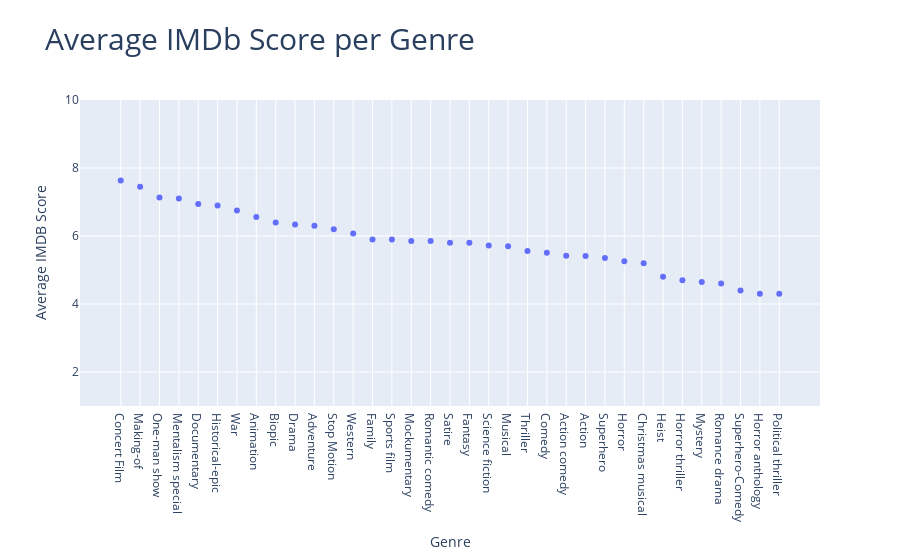

The notebook cell this image was saved under:
### Markdown cell above
# Guiding Question #4

### Is there a correlation between Genre and IMDb Score?
Question 4 which looks at the correlation between genre and rating is also important for Netflix to understand. This question can help Netflix to understand what genres happen to be best rated and not as well rated overall which gives Netflix feedback on the general consensus of its users of the quality of certain genres. This question in combination with question 3 can guide netflix into deciding what types of genres it should produce more of. For example if there is a genre Netflix produces less of but it is on average rated quite highly, it may be of interest for Netflix to provide its users with more content in that genre.

### Code cell
df_genreRating = df[["Genre", 'IMDB Score']]

# filter out all genre types
genre_typeRating = df_genreRating.loc[(df['Genre'] == "Documentary")|(df['Genre'] == "Thriller")|(df['Genre'] == "Horror thriller")|(df['Genre'] == "Mystery")
| (df['Genre'] == "Action")|(df['Genre'] == "Comedy")|(df['Genre'] == "Drama")|(df['Genre'] == "Romantic comedy")|(df['Genre'] == "Action comedy")
|(df['Genre'] == "Horror anthology") | (df['Genre'] == "Political thriller")|(df['Genre'] == "Superhero-Comedy")|(df['Genre'] == "Romance drama")
|(df['Genre'] == "Horror")|(df['Genre'] == "Heist")|(df['Genre'] == "Superhero")|(df['Genre'] == "Western")|(df['Genre'] == "Animation")
|(df['Genre'] == "Christmas musical")|(df['Genre'] == "Concert Film")|(df['Genre'] == "War")|(df['Genre'] == "Family")|(df['Genre'] == "Science fiction")
|(df['Genre'] == "Musical")|(df['Genre'] == "Biopic")|(df['Genre'] == "Satire")|(df['Genre'] == "One-man show")|(df['Genre'] == "Fantasy")
|(df['Genre'] == "Mockumentary")|(df['Genre'] == "Sports film")|(df['Genre'] == "Stop Motion")|(df['Genre'] == "Adventure")|(df['Genre'] == "Historical-epic")
|(df['Genre'] == "Mentalism special")|(df['Genre'] == "Making-of")]

avg_Rating = genre_typeRating.groupby(by=['Genre']).mean()
avg_Rating = avg_Rating.reset_index()

countGenreRating = genre_typeRating["Genre"].value_counts().to_frame()

df_value_countsGenreRating = pd.DataFrame(countGenreRating)
df_value_countsGenreRating = df_value_countsGenreRating.reset_index()
df_value_countsGenreRating.columns = ['Genre', 'Counts for Genres'] # change column names

df_plotRating = pd.DataFrame({'Average IMDB Score':avg_Rating ['IMDB Score'], 'Genre':avg_Rating ['Genre']})

df_plotRating = pd.merge(df_plotRating,df_value_countsGenreRating, on='Genre', how='inner').sort_values(by='Average IMDB Score')

df_plotRating = pd.DataFrame({'Genre':df_plotRating ['Genre'],'Average IMDB Score':df_plotRating ['Average IMDB Score'],  'Counts for Genres': df_plotRating['Counts for Genres']})

df_plotRating = df_plotRating.sort_values(['Average IMDB Score'], ascending = False)

df_plotRating= df_plotRating.round(2)

display(df_plotRating)

fig = px.scatter(df_plotRating, x='Genre', y='Average IMDB Score', title = "Average IMDb Score per Genre")
fig.update_yaxes(range=[1,10])
fig.update_layout(title_font_size = 30)
fig.show()

### Figure 1 — Plotly figure (JSON) as saved in the notebook; plotly's stock layout.template omitted (floating-point values rounded to 4 significant figures)
{"data": [{"hovertemplate": "Genre=%{x}<br>Average IMDB Score=%{y}<extra></extra>", "legendgroup": "", "marker": {"color": "#636efa", "symbol": "circle"}, "mode": "markers", "name": "", "orientation": "v", "showlegend": false, "type": "scatter", "x": ["Concert Film", "Making-of", "One-man show", "Mentalism special", "Documentary", "Historical-epic", "War", "Animation", "Biopic", "Drama", "Adventure", "Stop Motion", "Western", "Family", "Sports film", "Mockumentary", "Romantic comedy", "Satire", "Fantasy", "Science fiction", "Musical", "Thriller", "Comedy", "Action comedy", "Action", "Superhero", "Horror", "Christmas musical", "Heist", "Horror thriller", "Mystery", "Romance drama", "Superhero-Comedy", "Horror anthology", "Political thriller"], "xaxis": "x", "y": [7.63, 7.45, 7.13, 7.1, 6.94, 6.9, 6.75, 6.56, 6.4, 6.34, 6.3, 6.2, 6.07, 5.9, 5.9, 5.85, 5.85, 5.8, 5.8, 5.72, 5.7, 5.56, 5.51, 5.42, 5.41, 5.35, 5.26, 5.2, 4.8, 4.7, 4.65, 4.6, 4.4, 4.3, 4.3], "yaxis": "y"}], "layout": {"autosize": true, "legend": {"tracegroupgap": 0}, "title": {"font": {"size": 30}, "text": "Average IMDb Score per Genre"}, "xaxis": {"anchor": "y", "autorange": true, "domain": [0, 1], "range": [-2.084, 36.08], "title": {"text": "Genre"}, "type": "category"}, "yaxis": {"anchor": "x", "domain": [0, 1], "range": [1, 10], "title": {"text": "Average IMDB Score"}, "type": "linear"}}}
